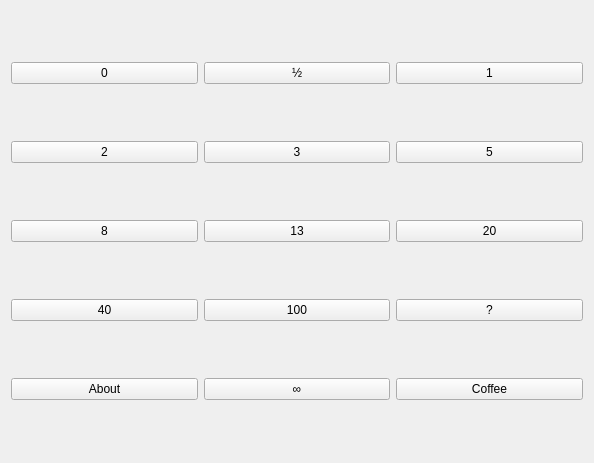
<?xml version="1.0" encoding="UTF-8"?>
<ui version="4.0">
 <class>MainWindow</class>
 <widget class="QMainWindow" name="MainWindow">
  <property name="geometry">
   <rect>
    <x>0</x>
    <y>0</y>
    <width>594</width>
    <height>463</height>
   </rect>
  </property>
  <property name="sizePolicy">
   <sizepolicy hsizetype="Preferred" vsizetype="Preferred">
    <horstretch>0</horstretch>
    <verstretch>0</verstretch>
   </sizepolicy>
  </property>
  <property name="windowTitle">
   <string>Planning Poker</string>
  </property>
  <widget class="QWidget" name="centralWidget">
   <layout class="QGridLayout" name="gridLayout">
    <item row="0" column="0">
     <widget class="QPushButton" name="pushButton0">
      <property name="sizePolicy">
       <sizepolicy hsizetype="Minimum" vsizetype="Fixed">
        <horstretch>0</horstretch>
        <verstretch>0</verstretch>
       </sizepolicy>
      </property>
      <property name="text">
       <string>0</string>
      </property>
     </widget>
    </item>
    <item row="0" column="1">
     <widget class="QPushButton" name="pushButtonHalf">
      <property name="text">
       <string>½</string>
      </property>
     </widget>
    </item>
    <item row="0" column="2">
     <widget class="QPushButton" name="pushButton1">
      <property name="text">
       <string>1</string>
      </property>
     </widget>
    </item>
    <item row="1" column="0">
     <widget class="QPushButton" name="pushButton2">
      <property name="text">
       <string>2</string>
      </property>
     </widget>
    </item>
    <item row="1" column="1">
     <widget class="QPushButton" name="pushButton3">
      <property name="text">
       <string>3</string>
      </property>
     </widget>
    </item>
    <item row="1" column="2">
     <widget class="QPushButton" name="pushButton5">
      <property name="text">
       <string>5</string>
      </property>
     </widget>
    </item>
    <item row="2" column="0">
     <widget class="QPushButton" name="pushButton8">
      <property name="text">
       <string>8</string>
      </property>
     </widget>
    </item>
    <item row="2" column="1">
     <widget class="QPushButton" name="pushButton13">
      <property name="text">
       <string>13</string>
      </property>
     </widget>
    </item>
    <item row="2" column="2">
     <widget class="QPushButton" name="pushButton20">
      <property name="text">
       <string>20</string>
      </property>
     </widget>
    </item>
    <item row="3" column="0">
     <widget class="QPushButton" name="pushButton40">
      <property name="text">
       <string>40</string>
      </property>
     </widget>
    </item>
    <item row="3" column="1">
     <widget class="QPushButton" name="pushButton100">
      <property name="text">
       <string>100</string>
      </property>
     </widget>
    </item>
    <item row="3" column="2">
     <widget class="QPushButton" name="pushButtonUnknown">
      <property name="text">
       <string>?</string>
      </property>
     </widget>
    </item>
    <item row="4" column="0">
     <widget class="QPushButton" name="pushButtonAbout">
      <property name="text">
       <string>About</string>
      </property>
     </widget>
    </item>
    <item row="4" column="1">
     <widget class="QPushButton" name="pushButtonInf">
      <property name="text">
       <string>∞</string>
      </property>
     </widget>
    </item>
    <item row="4" column="2">
     <widget class="QPushButton" name="pushButtonCoffee">
      <property name="text">
       <string>Coffee</string>
      </property>
      <property name="icon">
       <iconset resource="ppcards.qrc">
        <normaloff>:/coffee.png</normaloff>:/coffee.png</iconset>
      </property>
     </widget>
    </item>
   </layout>
  </widget>
 </widget>
 <layoutdefault spacing="6" margin="11"/>
 <resources>
  <include location="ppcards.qrc"/>
 </resources>
 <connections/>
</ui>
